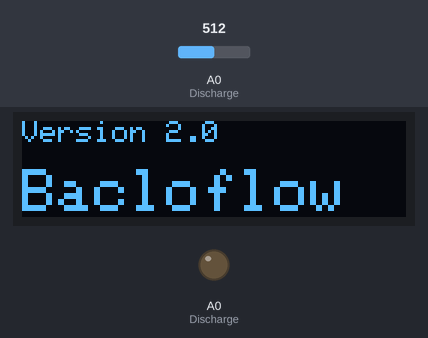
Bench run of a sketch on a simulated Arduino Uno, built with avr-gcc and run on an emulated ATmega328P. Parts: 128×32 one-colour display, output pins drawn as LEDs (lit = HIGH). Inputs (shaded band) come from the test bench; at power-on: A0 (Discharge) = 512. The display library's start-up logo is not drawn; pins used as bus, display or sensor lines are not drawn; what the sketch prints to the serial monitor is not drawn.

Above: at 2.3 s.
At 5.4 s:
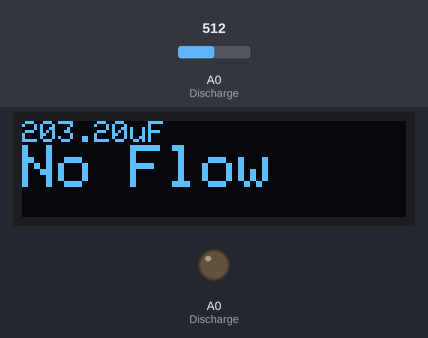
5.5 s: A0 (Discharge) set to 716
At 6.24 s:
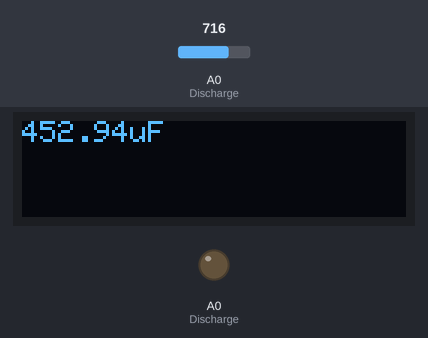
7.8 s: A0 (Discharge) set to 900
At 10.3 s:
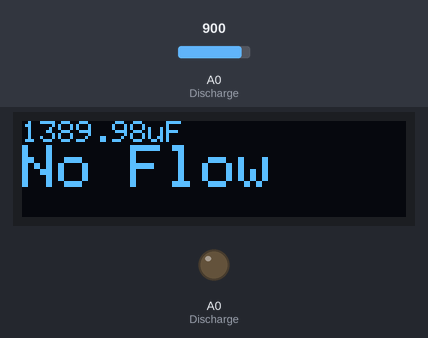
11.1 s: A0 (Discharge) set to 1023
At 13.8 s:
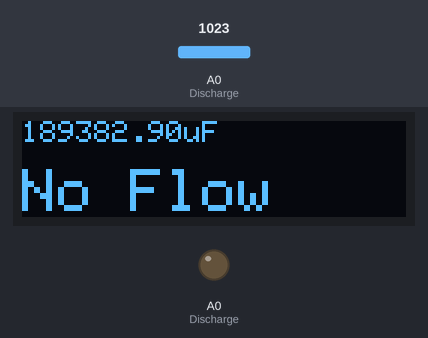
Timing chart, 0 to 15.3 s (numbered marks = the images above; inputs shaded):
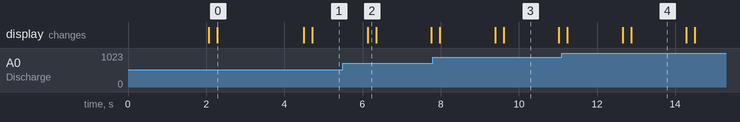

Measured:
- what the display in image 0 shows lasts 2.2 s, from 2.3 s to 4.5 s
- what the display in image 3 shows lasts 1.4 s, from 9.6 s to 11.0 s

The sketch:

Bacloflow_2.0.ino
```cpp
#include <SPI.h>
#include <Wire.h>
#include <Adafruit_GFX.h>
#include <Adafruit_SSD1306.h>
#define OLED_RESET     -1
#define SCREEN_ADDRESS 0x3C
Adafruit_SSD1306 display(128, 32, &Wire, OLED_RESET);

const int Charge = A2;
const int Discharge = A0;
float internal_cap = 250; //uF
int voltage;
float unknwn_cap; //uF
void setup() {
  Serial.begin(9600);
  pinMode(Discharge,OUTPUT);
  pinMode(Charge,OUTPUT);
  if(!display.begin(SSD1306_SWITCHCAPVCC, SCREEN_ADDRESS)) {
    Serial.println(F("SSD1306 allocation failed"));
    for(;;);
  }
  display.display();
  delay(1000);
  display.clearDisplay();
  display.display();
  delay(1000);
    display.setTextSize(1);
  display.setTextColor(SSD1306_WHITE);
  display.setCursor(0,0);
  display.print(F("Version 2.0          "));
  display.display();
  delay(200);
  //display.clearDisplay();
  display.setTextSize(2);
  display.setTextColor(SSD1306_WHITE);
  //display.setCursor(0,1);
  display.print(F("Bacloflow"));
  display.display();
  delay(2000);
  display.clearDisplay();

}

void loop() {
      int value;
      static float maxi = 0;
      static float mini = 70;


//Finding the capacitance:
      Capacitance:
      pinMode (Discharge, INPUT);
      digitalWrite (Charge, HIGH);
      voltage = analogRead(Discharge);
      digitalWrite(Charge, LOW);
      pinMode (Discharge, OUTPUT);
      delay (100);
        if (voltage<1024){
          unknwn_cap = ((internal_cap * voltage)/(1024.0-voltage));
          maxi = (unknwn_cap>maxi) ? unknwn_cap:maxi;
          mini = (unknwn_cap<mini) ? unknwn_cap:mini;
          float step = (maxi-mini)*0.1;
          maxi -= step;
          mini += step;
          //Serial.print(maxi);
          //Serial.print("\t");
          //Serial.print(mini);
          //Serial.print("\t");
          Serial.print(unknwn_cap);
          Serial.print("\t");
          float threshold = maxi*0.8 + mini*0.2;
          Serial.println(threshold);
          //Serial.print("\t");
          //Serial.print("\n");
          delay (100);
            if (threshold<74){
              //Serial.println("flow detected");
              display.setTextSize(0.8);
              display.setTextColor(SSD1306_WHITE);
              display.setCursor(0,0);
                            display.print(threshold);
              display.println(F("uF            "));

              display.display();
              delay(200);
              display.setTextSize(2.5);
              display.setTextColor(SSD1306_WHITE);
              display.print(F("Flow        "));
              display.display();
              delay(200);
              display.clearDisplay();
            }

            else{
              //Serial.println(" No flow");
              display.setTextSize(0.8);
              display.setTextColor(SSD1306_WHITE);
              display.setCursor(0,0);
              display.print(threshold);
              display.println(F("uF            "));
              //display.println(F("\n"));
              display.display();
              delay(200);
              display.setTextSize(2.5);
              display.setTextColor(SSD1306_WHITE);
              display.print(F("No Flow   "));
              display.display();
              delay(200);
              display.clearDisplay();
            }
            //if (unknwn_cap>20.0){
                 // Serial.print("  Flow  \n ");
                 // Serial.print(unknwn_cap,2);
                  //Serial.print("pF");
                 // }
             // else {
                //Serial.print("  No Catheter ");
               // delay(200);
               // goto Capacitance;
         // }
        }
        else{
          //Serial.print("No Catheter");
          }
       delay (1000);

    }
```
